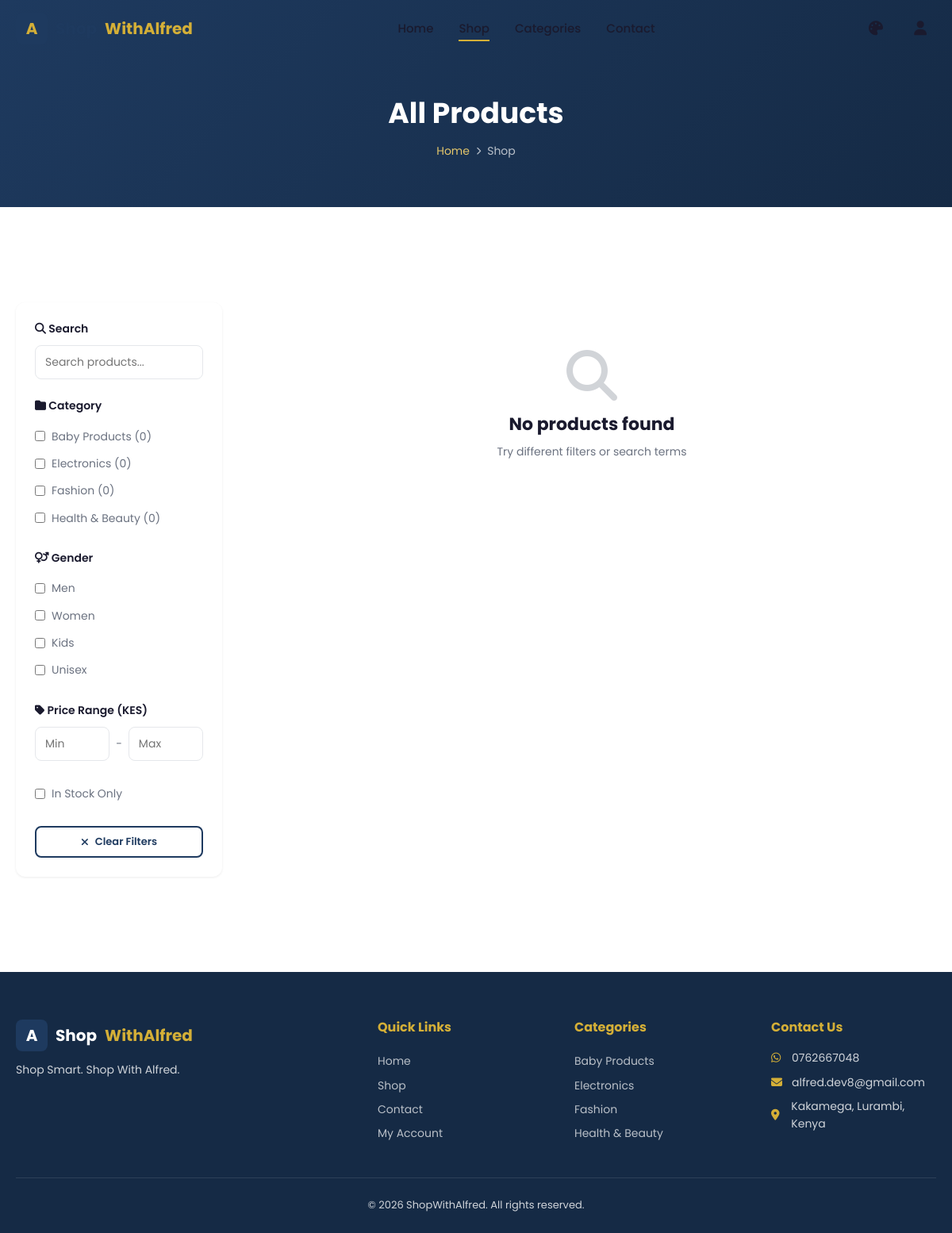
The page /shop.php on the database its author committed.
### tables this page shows
CREATE TABLE IF NOT EXISTS `categories` (
  `id` INT AUTO_INCREMENT PRIMARY KEY,
  `name` VARCHAR(100) NOT NULL,
  `icon` VARCHAR(100) DEFAULT 'fa-tag',
  `created_at` DATETIME DEFAULT CURRENT_TIMESTAMP
);

### includes/functions.php (called while the page is built, shortened)
<?php
function sanitize($value) {
    return htmlspecialchars(trim($value), ENT_QUOTES, 'UTF-8');
}
function getCategories($pdo) {
    $stmt = $pdo->query("SELECT c.*, COUNT(p.id) as product_count
                         FROM categories c
                         LEFT JOIN products p ON c.id = p.category_id
                         GROUP BY c.id
                         ORDER BY c.name");
    return $stmt->fetchAll();
}
function getSettings($pdo) {
    $stmt = $pdo->query("SELECT setting_key, setting_value FROM settings");
    $settings = [];
    while ($row = $stmt->fetch()) {
        $settings[$row['setting_key']] = $row['setting_value'];
    }
    return $settings;
}

### includes/auth.php (called while the page is built, shortened)
<?php
function isLoggedIn() {
    return isset($_SESSION['customer_id']);
}

### shop.php (the view, shortened to what this page needs)
<?php
require_once __DIR__ . '/includes/header.php';
$categories = getCategories($pdo);
$filters = [];
$page = max(1, intval($_GET['page'] ?? 1));
$perPage = 12;
$filters['limit'] = $perPage;
$filters['offset'] = ($page - 1) * $perPage;
$products = getProducts($pdo, $filters);
?>
<section class="page-header">
    <div class="container">
        <h1>All Products</h1>
        <div class="breadcrumb">
            <a href="<?php echo BASE_URL; ?>/">Home</a>
            <i class="fas fa-chevron-right"></i>
            <span>Shop</span>
        </div>
    </div>
</section>
<section class="section">
    <div class="container">
        <div class="shop-layout">
            <aside class="filters-sidebar">
                <form id="filterForm">
                    <div class="filter-group">
                        <h4><i class="fas fa-search"></i> Search</h4>
                        <input type="text" name="search" placeholder="Search products..." value="<?php echo sanitize($_GET['search'] ?? ''); ?>">
                    </div>
                    <div class="filter-group">
                        <h4><i class="fas fa-folder"></i> Category</h4>
                        <?php foreach ($categories as $cat): ?>
                        <label>
                            <input type="checkbox" name="category" value="<?php echo $cat['id']; ?>" <?php echo (isset($_GET['category']) && $_GET['category'] == $cat['id']) ? 'checked' : ''; ?>>
                            <?php echo sanitize($cat['name']); ?> (<?php echo $cat['product_count']; ?>)
                        </label>
                        <?php endforeach; ?>
                    </div>
                    <div class="filter-group">
                        <h4><i class="fas fa-venus-mars"></i> Gender</h4>
                        <?php foreach (['men' => 'Men', 'women' => 'Women', 'kids' => 'Kids', 'unisex' => 'Unisex'] as $val => $label): ?>
                        <label>
                            <input type="checkbox" name="gender" value="<?php echo $val; ?>" <?php echo (isset($_GET['gender']) && $_GET['gender'] === $val) ? 'checked' : ''; ?>>
                            <?php echo $label; ?>
                        </label>
                        <?php endforeach; ?>
                    </div>
                    <div class="filter-group">
                        <h4><i class="fas fa-tag"></i> Price Range (KES)</h4>
                        <div class="price-range">
                            <input type="number" name="min_price" placeholder="Min" value="<?php echo sanitize($_GET['min_price'] ?? ''); ?>">
                            <span>-</span>
                            <input type="number" name="max_price" placeholder="Max" value="<?php echo sanitize($_GET['max_price'] ?? ''); ?>">
                        </div>
                    </div>
                    <div class="filter-group">
                        <label>
                            <input type="checkbox" name="in_stock" value="1" <?php echo (isset($_GET['in_stock']) && $_GET['in_stock'] === '1') ? 'checked' : ''; ?>>
                            In Stock Only
                        </label>
                    </div>
                    <button type="button" class="btn btn-secondary btn-sm clear-filters" style="width:100%">
                        <i class="fas fa-times"></i> Clear Filters
                    </button>
                </form>
            </aside>
            <div>
                <?php if (empty($products)): ?>
                <div class="empty-state">
                    <i class="fas fa-search"></i>
                    <h3>No products found</h3>
                    <p>Try different filters or search terms</p>
                </div>
                <?php endif; ?>
            </div>
        </div>
    </div>
</section>
<?php require_once __DIR__ . '/includes/footer.php'; ?>

### includes/header.php (shortened to what this page needs)
<?php
require_once __DIR__ . '/config.php';
require_once __DIR__ . '/functions.php';
require_once __DIR__ . '/auth.php';
$settings = getSettings($pdo);
$currentPage = basename($_SERVER['PHP_SELF'], '.php');
?>
<!DOCTYPE html>
<html lang="en" data-theme="<?php echo $settings['default_theme'] ?? 'navy-gold'; ?>">
<head>
    <link rel="stylesheet" href="https://cdnjs.cloudflare.com/ajax/libs/font-awesome/6.5.1/css/all.min.css">
    <link rel="stylesheet" href="<?php echo BASE_URL; ?>/assets/css/themes.css">
    <link rel="stylesheet" href="<?php echo BASE_URL; ?>/assets/css/style.css">
</head>
<body>
<nav class="navbar" id="navbar">
    <div class="container">
        <a href="<?php echo BASE_URL; ?>/" class="navbar-logo">
            <div class="logo-icon">A</div>
            Shop<span>WithAlfred</span>
        </a>
        <div class="nav-links">
            <a href="<?php echo BASE_URL; ?>/" class="<?php echo $currentPage === 'index' ? 'active' : ''; ?>">Home</a>
            <a href="<?php echo BASE_URL; ?>/shop.php" class="<?php echo $currentPage === 'shop' ? 'active' : ''; ?>">Shop</a>
            <a href="<?php echo BASE_URL; ?>/shop.php#categories" class="<?php echo $currentPage === 'categories' ? 'active' : ''; ?>">Categories</a>
            <a href="<?php echo BASE_URL; ?>/contact.php" class="<?php echo $currentPage === 'contact' ? 'active' : ''; ?>">Contact</a>
        </div>
        <div class="nav-icons">
            <div class="theme-toggle-wrapper" style="position:relative">
                <button class="nav-icon" title="Change Theme"><i class="fas fa-palette"></i></button>
            </div>
            <?php if (($settings['customer_accounts_enabled'] ?? '1') === '1'): ?>
            <?php if (isLoggedIn()): ?>
                <a href="<?php echo BASE_URL; ?>/account.php" class="nav-icon" title="My Account"><i class="fas fa-user-circle"></i></a>
            <?php else: ?>
                <a href="<?php echo BASE_URL; ?>/login.php" class="nav-icon" title="Login"><i class="fas fa-user"></i></a>
            <?php endif; ?>
            <?php endif; ?>
        </div>
    </div>
</nav>

### includes/footer.php (shortened to what this page needs)
<?php
$settings = $settings ?? getSettings($pdo);
?>
<footer class="footer">
    <div class="container">
        <div class="footer-grid">
            <div class="footer-about">
                <a href="<?php echo BASE_URL; ?>/" class="navbar-logo">
                    <div class="logo-icon">A</div>
                    Shop<span>WithAlfred</span>
                </a>
                <p><?php echo sanitize($settings['tagline'] ?? SITE_TAGLINE); ?></p>
            </div>
            <div>
                <h4>Quick Links</h4>
                <div class="footer-links">
                    <a href="<?php echo BASE_URL; ?>/">Home</a>
                    <a href="<?php echo BASE_URL; ?>/shop.php">Shop</a>
                    <a href="<?php echo BASE_URL; ?>/contact.php">Contact</a>
                    <?php if (($settings['customer_accounts_enabled'] ?? '1') === '1'): ?>
                    <a href="<?php echo BASE_URL; ?>/login.php">My Account</a>
                    <?php endif; ?>
                </div>
            </div>
            <div>
                <h4>Categories</h4>
                <div class="footer-links">
                    <?php
                    $footerCategories = getCategories($pdo);
                    foreach ($footerCategories as $cat): ?>
                    <a href="<?php echo BASE_URL; ?>/shop.php?category=<?php echo $cat['id']; ?>"><?php echo sanitize($cat['name']); ?></a>
                    <?php endforeach; ?>
                </div>
            </div>
            <div class="footer-contact">
                <h4>Contact Us</h4>
                <p><i class="fab fa-whatsapp"></i> <?php echo sanitize($settings['whatsapp'] ?? WHATSAPP_DISPLAY); ?></p>
                <p><i class="fas fa-envelope"></i> <?php echo sanitize($settings['contact_email'] ?? ADMIN_EMAIL); ?></p>
                <p><i class="fas fa-map-marker-alt"></i> <?php echo sanitize($settings['location'] ?? ''); ?></p>
            </div>
        </div>
        <div class="footer-bottom">
            <p>&copy; <?php echo date('Y'); ?> <?php echo sanitize($settings['store_name'] ?? SITE_NAME); ?>. All rights reserved.</p>
        </div>
    </div>
</footer>
</body>
</html>

### assets/css/themes.css (style rules this page uses)
:root, [data-theme="navy-gold"] { --primary: #1E3A5F; --primary-dark: #152A45; --primary-light: #2A5080; --accent: #D4AF37; --accent-light: #E5C76B; --accent-dark: #B8972E; --background: #FFFFFF; --background-alt: #F8F9FA; --card-bg: #FFFFFF; --text-primary: #1A1A2E; --text-secondary: #6B7280; --text-on-primary: #FFFFFF; --text-on-accent: #FFFFFF; --border: #E5E7EB; --border-focus: #D4AF37; --success: #10B981; --error: #EF4444; --warning: #F59E0B; --shadow-sm: 0 1px 3px rgba(0,0,0,0.08); --shadow-md: 0 4px 12px rgba(0,0,0,0.1); --shadow-lg: 0 10px 30px rgba(0,0,0,0.12); --shadow-hover: 0 8px 24px rgba(0,0,0,0.15); --navbar-bg: rgba(255,255,255,0.95); --navbar-solid: #FFFFFF; --overlay: rgba(0,0,0,0.5); --radius-sm: 8px; --radius-md: 12px; --radius-lg: 16px; --transition: 0.3s ease; }

### rows shown on the page
categories: name "Baby Products", product_count "0"
categories: name "Electronics", product_count "0"
categories: name "Fashion", product_count "0"
categories: name "Health & Beauty", product_count "0"

### other values the page prints
$label "Men"
$label "Women"
$label "Kids"
$label "Unisex"
$settings['tagline'] "Shop Smart. Shop With Alfred."
$settings['whatsapp'] "0762667048"
$settings['contact_email'] "alfred.dev8@gmail.com"
$settings['location'] "Kakamega, Lurambi, Kenya"
$settings['store_name'] "ShopWithAlfred"
